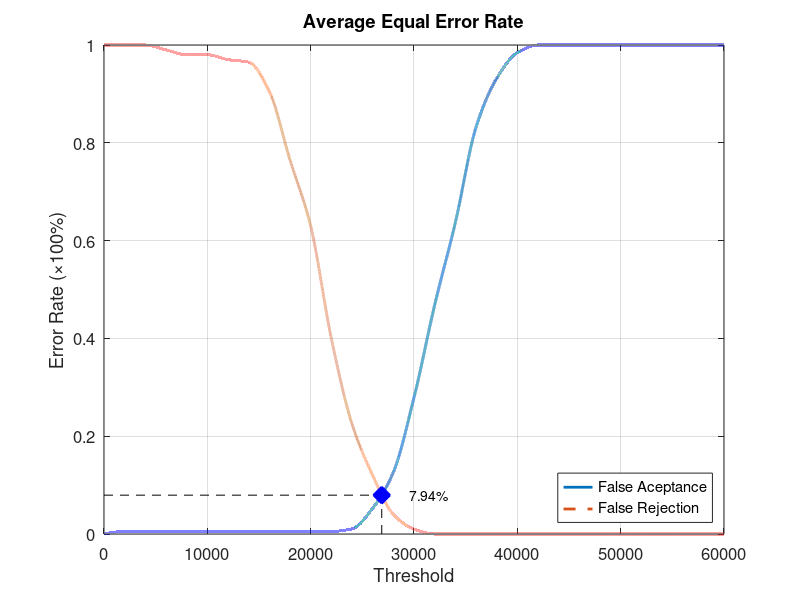
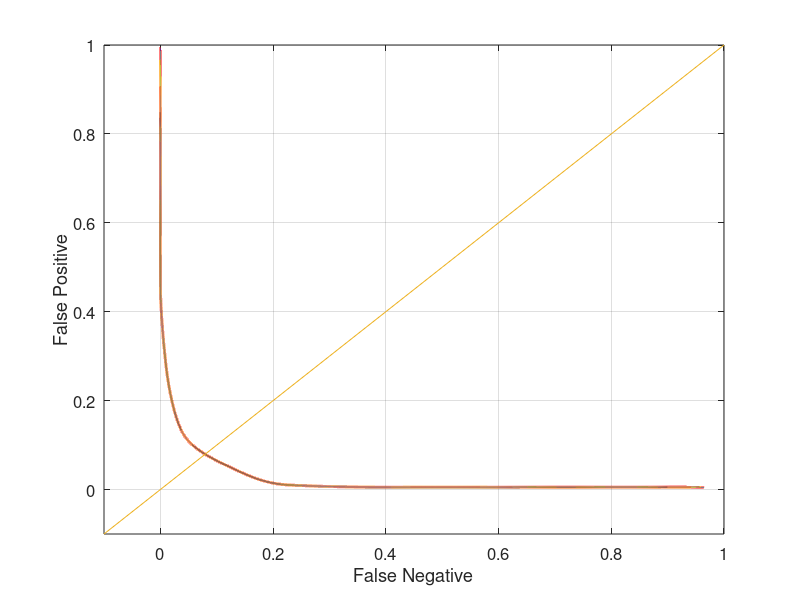

Source code (MATLAB) for these figures, in order:
function yEER = Database1_3
close all;
clear;
clc;
x = 0:2000:60000;
xq = 0:0.5:60000;

y0 = [0 0.00526316 0.00526316 0.00526316 0.00526316 0.00526316 0.00526316 0.00526316 0.00526316 0.00526316 0.00526316 0.00526316 0.0105263 0.0526316 0.126316 0.278947 0.468421 0.636842 0.831579 0.931579 0.984211 1 1 1 1 1 1 1 1 1 1];
yy0 = interp1(x, y0, xq, 'pchip');
y1 = [1 1 1 0.99 0.98 0.98 0.97 0.965 0.905 0.765 0.63 0.4 0.225 0.12 0.04 0.01 0 0 0 0 0 0 0 0 0 0 0 0 0 0 0];
yy1 = interp1(x, y1, xq, 'pchip');

% Calculating EER: 
y2 = abs(y0 - y1);
find(y2 == min(y2))
yy2 = abs(yy0 - yy1);
xEER = find(yy2 == min(yy2));
xEERIndex = xq(xEER) % X-axis EER
yEER = yy0(xEER) % Y-axis EER

main = figure
plot(xq, yy0,'-','LineWidth', 2);	hold on
plot(xq, yy1,'--','LineWidth', 2);	hold on
plot([xEERIndex xEERIndex], [0 yEER], 'k--');	hold on
plot([0 xEERIndex], [yEER yEER], 'k--');	hold on
plot(xEERIndex, yEER, 'bx', 'LineWidth', 10);	hold on
text(xEERIndex + 10 * xEERIndex / 100, yEER, [num2str(round((10000 * yEER)) / 100) '%'])
legend('False Aceptance', 'False Rejection', 'Location', 'SouthEast')
xlabel('Threshold')
ylabel('Error Rate (\times100%)')
title('Average Equal Error Rate')
set(gca, 'FontSize', 12)
axis([0 60000 0 1])
grid on

print(main, 'Database1_3Main', '-dpng');
FNRxFPR = figure('Color', [1 1 1]);
plot(yy1, yy0, '-', yy1, yy0, 'LineWidth', 2);
hold on
y = -0.1:0.1:1
plot(y, y); 
set(gca, 'FontSize', 12)
xlabel('False Negative')
ylabel('False Positive')
axis([-0.1 1 -0.1 1])
set(gca, 'FontSize', 12)
grid on

print(FNRxFPR, 'Database1_3FNRxFPR','-dpng');
end
